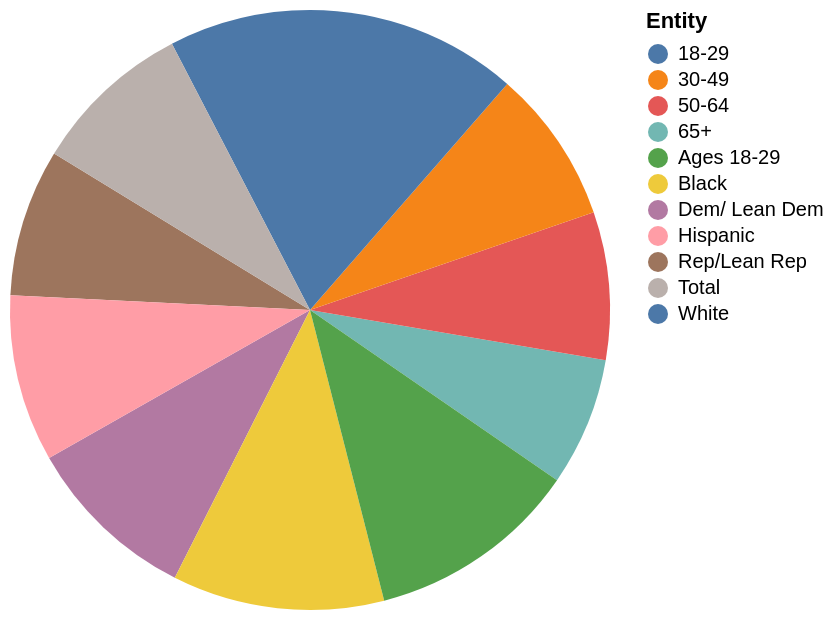

Source (Vega-Lite JSON):
### Vega-Lite specification from a JSON file in a GitHub repository (floating-point values rounded to 4 significant figures)
{"$schema": "https://vega.github.io/schema/vega-lite/v5.json", "description": "Pie chart auto-generated from CSV", "data": {"values": [{"Entity": "Dem/ Lean Dem", "Better": "27", "the About same": "23", "Worse": "49", "Worse.1": "0"}, {"Entity": "Rep/Lean Rep", "Better": "23", "the About same": "29", "Worse": "47", "Worse.1": "0"}, {"Entity": "Hispanic", "Better": "26", "the About same": "29", "Worse": "44", "Worse.1": "0"}, {"Entity": "Black", "Better": "33", "the About same": "29", "Worse": "37", "Worse.1": "0"}, {"Entity": "White", "Better": "22", "the About same": "25", "Worse": "52", "Worse.1": "0"}, {"Entity": "65+", "Better": "20", "the About same": "27", "Worse": "51", "Worse.1": "0"}, {"Entity": "50-64", "Better": "23", "the About same": "24", "Worse": "52", "Worse.1": "0"}, {"Entity": "30-49", "Better": "24", "the About same": "29", "Worse": "47", "Worse.1": "0"}, {"Entity": "Ages 18-29", "Better": "33", "the About same": "23", "Worse": "43", "Worse.1": "0"}, {"Entity": "18-29", "Better": "33", "the About same": "23", "Worse": "43", "Worse.1": "0"}, {"Entity": "Total", "Better": "25", "the About same": "26", "Worse": "48", "Worse.1": "0"}]}, "mark": "arc", "encoding": {"theta": {"field": "Better", "type": "quantitative"}, "color": {"field": "Entity", "type": "nominal"}}}
